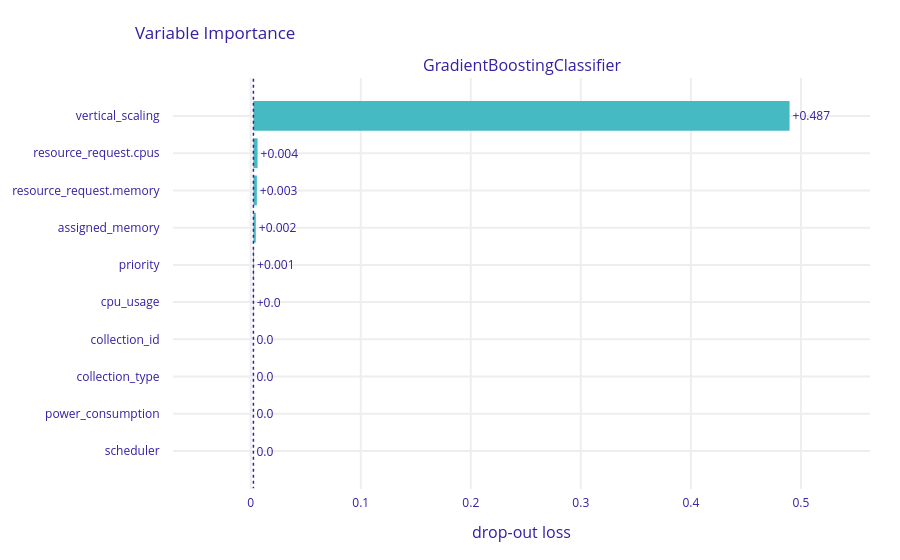

The notebook cell saved with this chart:
### Code cell
explanation_GB_test = exp_GB_test.model_parts()
explanation_GB_test.result
explanation_GB_test.plot()

### Figure 1 — Plotly figure (JSON) as saved in the notebook; plotly's stock layout.template omitted (floating-point values rounded to 4 significant figures)
{"data": [{"base": 0.002465, "hoverinfo": "text", "hoverlabel": {"bgcolor": "rgba(0, 0, 0, 0.8)"}, "hovertext": ["Model: GradientBoostingClassifier loss after<br>variable: vertical_scaling is permuted: 0.49<br>Drop-out loss change: +0.487", "Model: GradientBoostingClassifier loss after<br>variable: resource_request.cpus is permuted: 0.006<br>Drop-out loss change: +0.004", "Model: GradientBoostingClassifier loss after<br>variable: resource_request.memory is permuted: 0.006<br>Drop-out loss change: +0.003", "Model: GradientBoostingClassifier loss after<br>variable: assigned_memory is permuted: 0.005<br>Drop-out loss change: +0.002", "Model: GradientBoostingClassifier loss after<br>variable: priority is permuted: 0.003<br>Drop-out loss change: +0.001", "Model: GradientBoostingClassifier loss after<br>variable: cpu_usage is permuted: 0.003<br>Drop-out loss change: +0.0", "Model: GradientBoostingClassifier loss after<br>variable: collection_id is permuted: 0.002<br>Drop-out loss change: -0.0", "Model: GradientBoostingClassifier loss after<br>variable: collection_type is permuted: 0.002<br>Drop-out loss change: -0.0", "Model: GradientBoostingClassifier loss after<br>variable: power_consumption is permuted: 0.002<br>Drop-out loss change: -0.0", "Model: GradientBoostingClassifier loss after<br>variable: scheduler is permuted: 0.002<br>Drop-out loss change: -0.0"], "marker": {"color": "#46bac2"}, "orientation": "h", "showlegend": false, "text": ["+0.487", "+0.004", "+0.003", "+0.002", "+0.001", "+0.0", "0.0", "0.0", "0.0", "0.0"], "textposition": "outside", "type": "bar", "x": [0.4872, 0.003747, 0.003136, 0.002164, 0.0005545, 0.0002629, 0, 0, 0, 0], "xaxis": "x", "y": ["vertical_scaling", "resource_request.cpus", "resource_request.memory", "assigned_memory", "priority", "cpu_usage", "collection_id", "collection_type", "power_consumption", "scheduler"], "yaxis": "y"}], "layout": {"annotations": [{"font": {"size": 16}, "showarrow": false, "text": "GradientBoostingClassifier", "x": 0.5, "xanchor": "center", "xref": "paper", "y": 1, "yanchor": "bottom", "yref": "paper"}, {"font": {"size": 16}, "showarrow": false, "text": "drop-out loss", "x": 0.5, "xanchor": "center", "xref": "paper", "y": 0, "yanchor": "top", "yref": "paper", "yshift": -30}], "autosize": true, "font": {"color": "#371ea3"}, "margin": {"b": 71, "r": 30, "t": 78}, "shapes": [{"line": {"color": "#371ea3", "dash": "dot", "width": 1.5}, "type": "line", "x0": 0.002465, "x1": 0.002465, "xref": "x", "y0": -1, "y1": 10, "yref": "y"}], "title": {"text": "Variable Importance", "x": 0.15}, "xaxis": {"anchor": "y", "automargin": true, "domain": [0, 1], "fixedrange": true, "gridwidth": 2, "range": [-0.07062, 0.5628], "tickcolor": "white", "ticklen": 3, "ticks": "outside", "type": "linear", "zeroline": false}, "yaxis": {"anchor": "x", "automargin": true, "autorange": true, "domain": [0, 1], "fixedrange": true, "gridwidth": 2, "range": [10.04, -1.035], "tickcolor": "white", "ticklen": 10, "ticks": "outside", "type": "category"}}}
